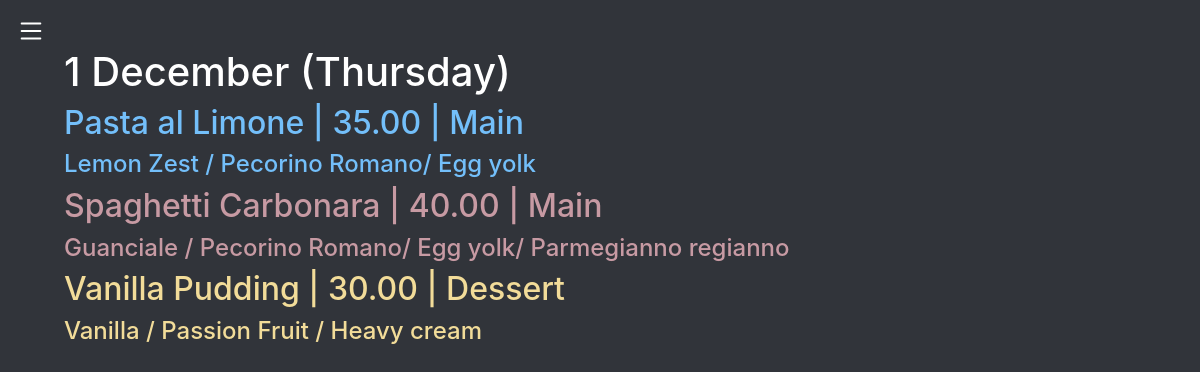
The page / on the database its author committed.
### Blackboard/models.py (models this page shows, shortened)
class Blackboard(models.Model):
  date = models.DateField(auto_now_add = True, unique=True)
  recipes = models.ManyToManyField(Recipe)
  is_validated = models.BooleanField(default = False)
  def __str__(self):
    return str(self.date)

class Recipe(models.Model):
  season_choices = [
    ('Spring','Spring'),
    ('Summer','Summer'),
    ('Fall','Fall'),
    ('Winter','Winter')
  ]
  type_choices = [
    ('Starter', 'Starter'),
    ('Main', 'Main'),
    ('Dessert', 'Dessert')
  ]
  name = models.CharField(max_length = 50)
  season = models.CharField(max_length = 10,
                            choices = season_choices,
                            blank=True)
  pasta = models.ForeignKey(Pasta, on_delete=models.PROTECT,null=True,blank=True)
  key_ingredients = models.ManyToManyField(KeyIngredient)
  ingredients = models.ManyToManyField(Ingredient)
  price = models.DecimalField(max_digits = 5, decimal_places = 2)
  type = models.CharField(max_length = 15, choices = type_choices, default='Main')
  def __str__(self):
    return self.name

class KeyIngredient(models.Model):
  name = models.CharField(max_length=50)
  objects = KeyIngredientManager()
  def __str__(self):
    return self.name

class Ingredient(models.Model):
  name = models.CharField(max_length = 50)
  objects = IngredientManager()
  def __str__(self):
    return self.name

### Blackboard/views.py (the view)
# urls.py: path('', views.index, name='index'),
def index(request):
  blackboards = Blackboard.objects.filter(is_validated = True).order_by('-date')
  print(blackboards)
  blackboard_query = blackboards[0]
  recipes = list(blackboards[0].recipes.all())
  starters = []
  mains = []
  desserts = []
  for recipe in recipes:
    if recipe.type == 'Starter':
      starters.append(recipe)
    elif recipe.type == 'Main':
      mains.append(recipe)
    elif recipe.type == 'Dessert':
      desserts.append(recipe)
  blackboard = [*starters, *mains, *desserts]
  context = {
   'blackboard': blackboard,
   'date' : blackboard_query.date
  }
  return render(request, 'Blackboard/index.html', context)

### Blackboard/templates/Blackboard/index.html (shortened to what this page needs)
{% extends 'Blackboard/layout.html' %}
{% block body %}
<div class='main blackboard'>
  <h1 class='index_slidein'>{{ date|date:"j F (l)" }}</h1>
  {% for recipe in blackboard %}
    <div class="{% cycle 'blue' 'pink' 'orange' 'green' 'white' %} index_slidein">
      <h2>{{recipe}} | {{recipe.price}} | {{recipe.type}}</h2>
      <h4>
        {% for ingredient in recipe.key_ingredients.all %}
          {{ingredient}} /
        {% endfor%}
        {%for ingredient in recipe.ingredients.all %}
          {% if forloop.last %}
            {{ingredient}}
          {% else %}
            {{ingredient}}/
          {% endif %}
        {% endfor %}
      </h4>
    </div>
  {% endfor %}
</div>
{% endblock %}

### Blackboard/templates/Blackboard/layout.html (shortened to what this page needs)
{% load static %}
<!DOCTYPE html>
<html lang="en">
    <head>
        <link rel="stylesheet" href="https://stackpath.bootstrapcdn.com/bootstrap/4.4.1/css/bootstrap.min.css">
        <link rel="stylesheet" href="{% static 'Blackboard/styles.css' %}">
    </head>
    <body>
        <div class='wrapper'>
          <div id='main_page'>
            <button id='menu_button' data-type='open' onclick='nav_toggle_new()'>
            </button>
            {% block body %}
            {% endblock %}
          </div>
        </div>
    </body>
</html>

### Blackboard/static/Blackboard/styles.css (style rules this page uses)
:root { --gray: #31343a; --yellow: #f7b414; --dark_yellow: #b28211; }
html, body { margin:0; }
.pink { color: rgba(255, 192, 203, 0.729); }
.orange { color: #f2dc99; }
.blue { color: #73bffa; }
.index_slidein { transform:translateX(-100%); animation:slidein 1s cubic-bezier(0, 0, 0.2, 0.9) forwards }
#main_page { position:relative; padding:0 16px 16px 16px; background-color: var(--gray); color:white; transition:margin-left .5s; min-height: 100vh; margin-left:0; }
#menu_button { position:absolute; left: 1em; top: 1em; background-color: transparent; border:none; padding:0 }
.blackboard.main { padding:48px }

### rows shown on the page
Blackboard: date "1 December (Thursday)"
Recipe: name "Pasta al Limone", price "35.00", type "Main"
KeyIngredient: name "Lemon Zest"
Ingredient: name "Pecorino Romano"
Ingredient: name "Egg yolk"
Recipe: name "Spaghetti Carbonara", price "40.00", type "Main"
KeyIngredient: name "Guanciale"
Ingredient: name "Parmegianno regianno"
Recipe: name "Vanilla Pudding", price "30.00", type "Dessert"
KeyIngredient: name "Vanilla"
KeyIngredient: name "Passion Fruit"
Ingredient: name "Heavy cream"
